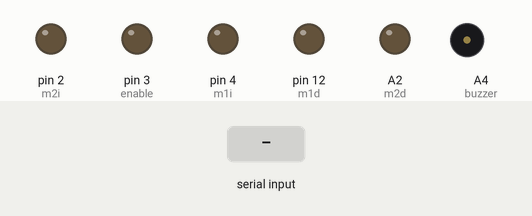
Recording of a sketch running on a simulated Arduino Nano, built with avr-gcc and run on an emulated ATmega328P. Parts: output pins drawn as LEDs (lit = HIGH), buzzer (waves = sounding, pin HIGH). The test bench sets the inputs (shaded band).

Above: at 1.2 s.
1.3 s: "q" received over the second serial link
At 2.5 s:
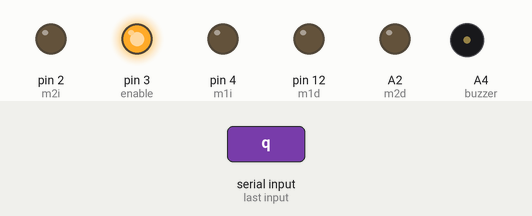
2.8 s: "F" received over the second serial link
At 3.8 s:
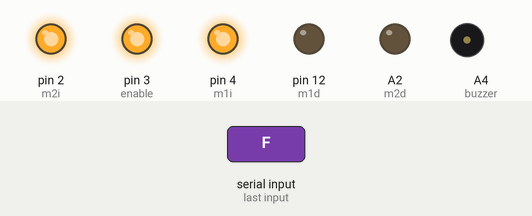
4.3 s: "B" received over the second serial link
At 4.9 s:
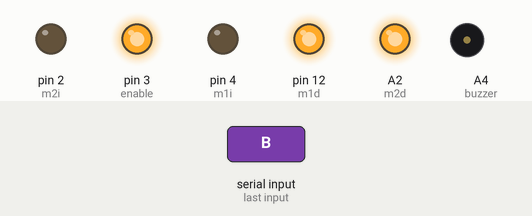
5.8 s: "R" received over the second serial link
At 7.0 s:
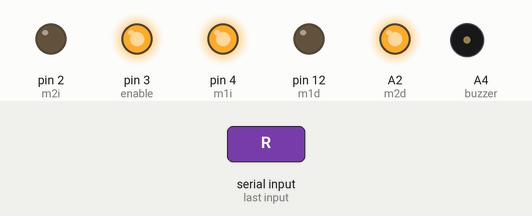
7.3 s: "L" received over the second serial link
At 8.4 s:
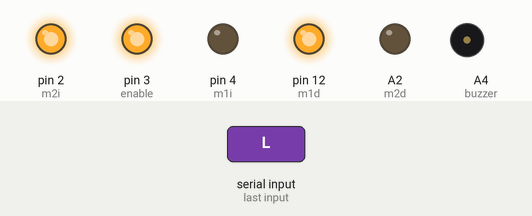
8.8 s: "0" received over the second serial link
At 9.5 s:
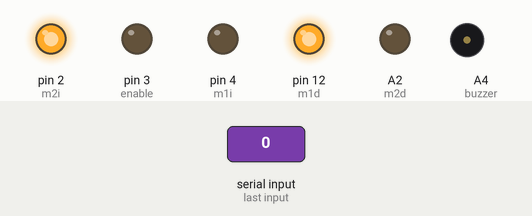
Timing chart, 0 to 11.3 s (numbered marks = the images above; inputs shaded):
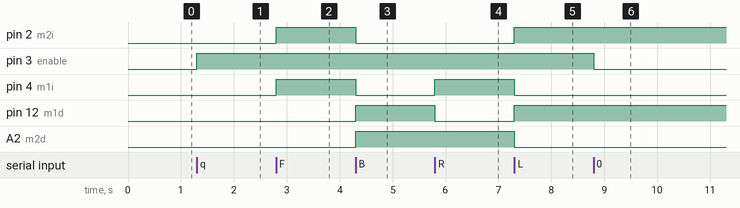

The sketch:

CARRO_V1.ino
```cpp
#include <SoftwareSerial.h>
SoftwareSerial noel(10, 11);

#define echo 8
#define trig 9
#define line1 6
#define line2 7
#define enable 3
#define m1i 4
#define m1d 12
#define m2i 2
#define m2d A2
#define led A6
#define buzzer A4

int datos = 0, datos2 = 0;
double dis, dur;

void setup() {
  Serial.begin(9600);
  noel.begin(9600);

  pinMode(line1, INPUT);
  pinMode(line2, INPUT);
  pinMode(echo, INPUT);
  pinMode(trig, OUTPUT);
  pinMode(m1i, OUTPUT);
  pinMode(m1d, OUTPUT);
  pinMode(m2i, OUTPUT);
  pinMode(m2d, OUTPUT);
  pinMode(led, OUTPUT);
  pinMode(buzzer, OUTPUT);
}

void loop() {
  if (noel.available() > 0) {
    datos = noel.read();
  }
 if((datos >= 48 && datos <= 57) || datos == 113){
    if(datos != 113){
    datos2 = map(datos, 48, 57, 0, 240);
    }
    else{
      datos2 = 255;
    }
    analogWrite(enable,datos2);
 }
  else if (datos == 70) { //adelante
    digitalWrite(m1i, HIGH);
    digitalWrite(m1d, LOW);
    digitalWrite(m2i, HIGH);
    digitalWrite(m2d, LOW);
  }
  else if (datos == 66) { //atras
    digitalWrite(m1i, LOW);
    digitalWrite(m1d, HIGH);
    digitalWrite(m2i, LOW);
    digitalWrite(m2d, HIGH);
  }
  else if (datos == 82) { //dere
    digitalWrite(m1i, HIGH);
    digitalWrite(m1d, LOW);
    digitalWrite(m2i, LOW);
    digitalWrite(m2d, HIGH);
  }
  else if (datos == 76) { //izq
    digitalWrite(m1i, LOW);
    digitalWrite(m1d, HIGH);
    digitalWrite(m2i, HIGH);
    digitalWrite(m2d, LOW);
  }
  else if (datos == 83) {
    digitalWrite(m1i, LOW);
    digitalWrite(m1d, LOW);
    digitalWrite(m2i, LOW);
    digitalWrite(m2d, LOW);
  }
//  else if (datos == 'U') {
//
//    while (noel.read() != 'N') {
//      digitalWrite(led, HIGH);
//      analogWrite(enable, 100);
//      digitalWrite(trig, LOW);
//      delayMicroseconds(2);
//      digitalWrite(trig, HIGH);
//      delayMicroseconds(10);
//      digitalWrite(trig, LOW);
//      du = pulseIn(echo, HIGH);
//      dis = dur1 * 0.017;
//      if (digitalRead(6) == 1 || (digitalRead(7) == 1) {
//      digitalWrite(m1i, LOW);
//        digitalWrite(m1d, HIGH);
//        digitalWrite(m2i, LOW);
//        digitalWrite(m2d, HIGH);
//        delay(500);
//        digitalWrite(m1i, HIGH);
//        digitalWrite(m1d, LOW);
//        digitalWrite(m2i, LOW);
//        digitalWrite(m2d, HIGH);
//        delay(500);
//      }
//      else if (dis <= 5.0) {
//      tone(buzzer, 1000);
//        analogWrite(enable, 255);
//        digitalWrite(m1i, HIGH);
//        digitalWrite(m1d, LOW);
//        digitalWrite(m2i, HIGH);
//        digitalWrite(m2d, LOW);
//      }
//      else {
//        noTone(buzzer);
//        digitalWrite(m1i, HIGH);
//        digitalWrite(m1d, LOW);
//        digitalWrite(m2i, HIGH);
//        digitalWrite(m2d, LOW);
//      }
//    }
//    digitalWrite(led, LOW);
//  }
}
```

Measured:
- after the input at 1.3 s, pin 3 (enable): LOW → HIGH at once
- after the input at 2.8 s, pin 2 (m2i), pin 4 (m1i): LOW → HIGH at once
- after the input at 4.3 s, pin 2 (m2i), pin 4 (m1i): HIGH → LOW at once; pin 12 (m1d), A2 (m2d): LOW → HIGH at once
- after the input at 5.8 s, pin 4 (m1i): LOW → HIGH at once; pin 12 (m1d): HIGH → LOW at once
- after the input at 7.3 s, pin 2 (m2i), pin 12 (m1d): LOW → HIGH at once; pin 4 (m1i), A2 (m2d): HIGH → LOW at once
- after the input at 8.8 s, pin 3 (enable): HIGH → LOW at once
